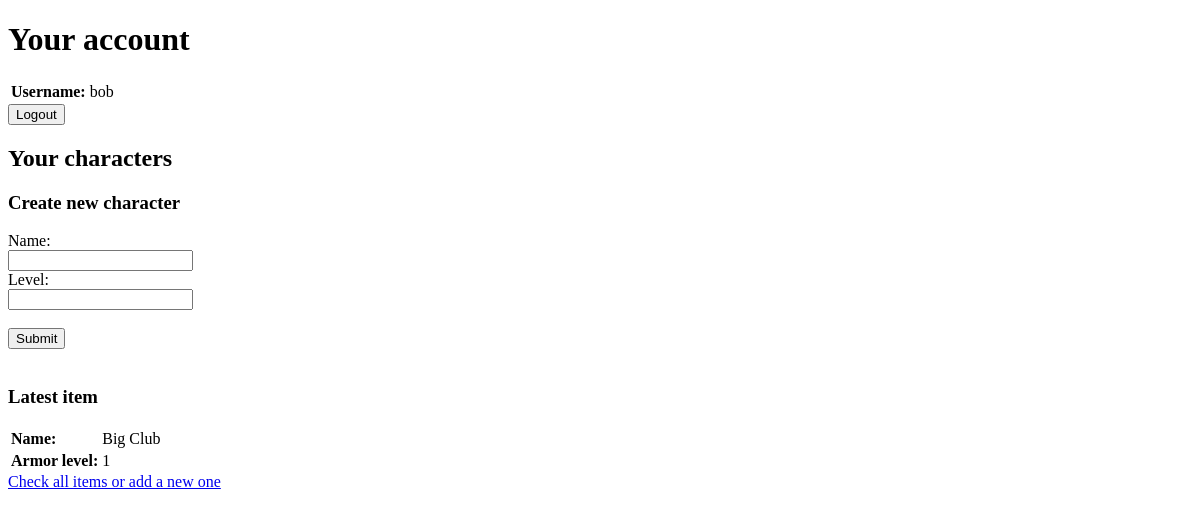
Before: / (signed in) with the older database file.
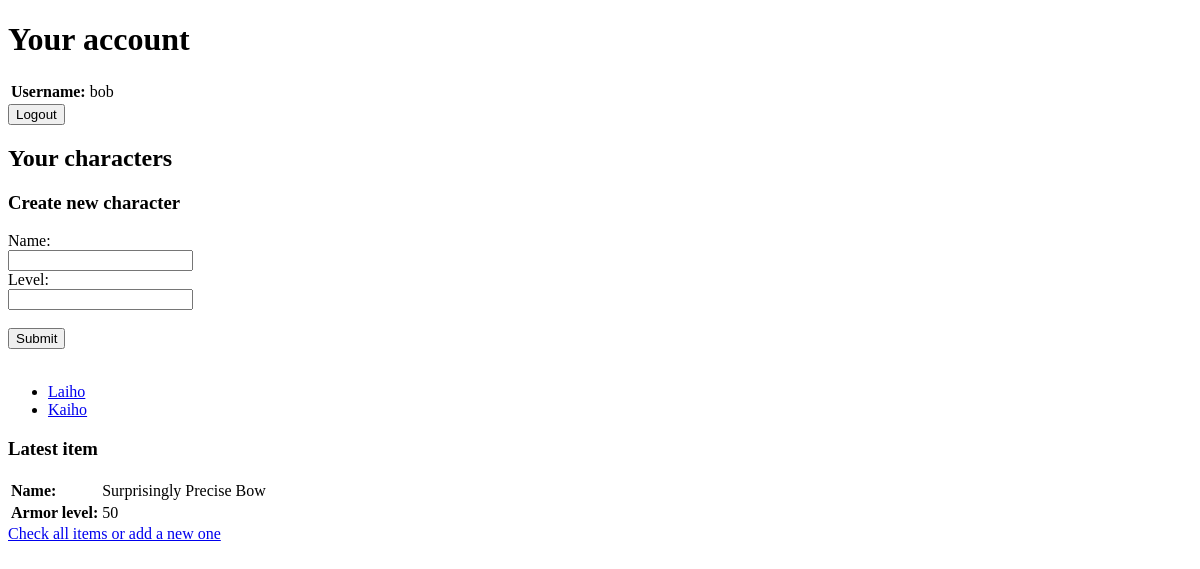
After: the same page with the newer database file.
### inventory/models.py (models this page shows, shortened)
class Item(models.Model):
	name = models.CharField(max_length=200)
	armor_level = models.IntegerField(default=0)
	characters = models.ManyToManyField(Character, blank=True)
	def __str__(self):
		return self.name

class Character(models.Model):
	name = models.CharField(max_length=200)
	level = models.IntegerField(default=1)
	user = models.ForeignKey(User, on_delete=models.CASCADE)
	def __str__(self):
		return self.name

### inventory/views.py (the view)
# urls.py: path('', views.index, name='index'),
@login_required
def index(request):
	characters = Character.objects.filter(user = request.user)
	latest_added_item = Item.objects.last()
	return render(request, 'inventory/index.html', {'characters': characters, 'latest_item': latest_added_item})

### inventory/templates/inventory/index.html (shortened to what this page needs)
<!DOCTYPE html>
<html xmlns="http://www.w3.org/1999/xhtml">
	<head>
	</head>
	<body>
		<h1>Your account</h1>
		<table>
			<tr>
			<th style="text-align:left">Username: <td>{{user.username}}
		</table>
		<form action='logout/' method="POST">
			<input type="submit" value="Logout"/>
		</form>
		<h2>Your characters</h2>
		<h3>Create new character</h3>
		<form method="GET" action="/create_character/">
			<label for="name">Name:</label><br>
			<input type="text" name="name"/><br>
			<label for="level">Level:</label><br>
			<input type="number" name="level"/><br><br>
			<input type="submit" name="Create!"/>
		</form>
		<br>
			<ul>
				{% for character in characters %}
				<li><a href='/characters/{{character.id}}'>{{character|safe}}</a></li>
				{% endfor %}
			</ul>
		<h3>Latest item</h3>
			<table>
				<tr>
					<th style="text-align:left">Name: <td>{{latest_item}}
				<tr>
					<th style="text-align:left">Armor level: <td>{{latest_item.armor_level}}</td>
			</table>
			<a href='/items/'>Check all items or add a new one</a>
	</body>
</html>

Changed rows visible on the page:
no longer on this page (row unchanged): Item: name "Big Club", armor_level "1"
added Character: name "Laiho"
added Character: name "Kaiho"
added Item: name "Surprisingly Precise Bow", armor_level "50"
